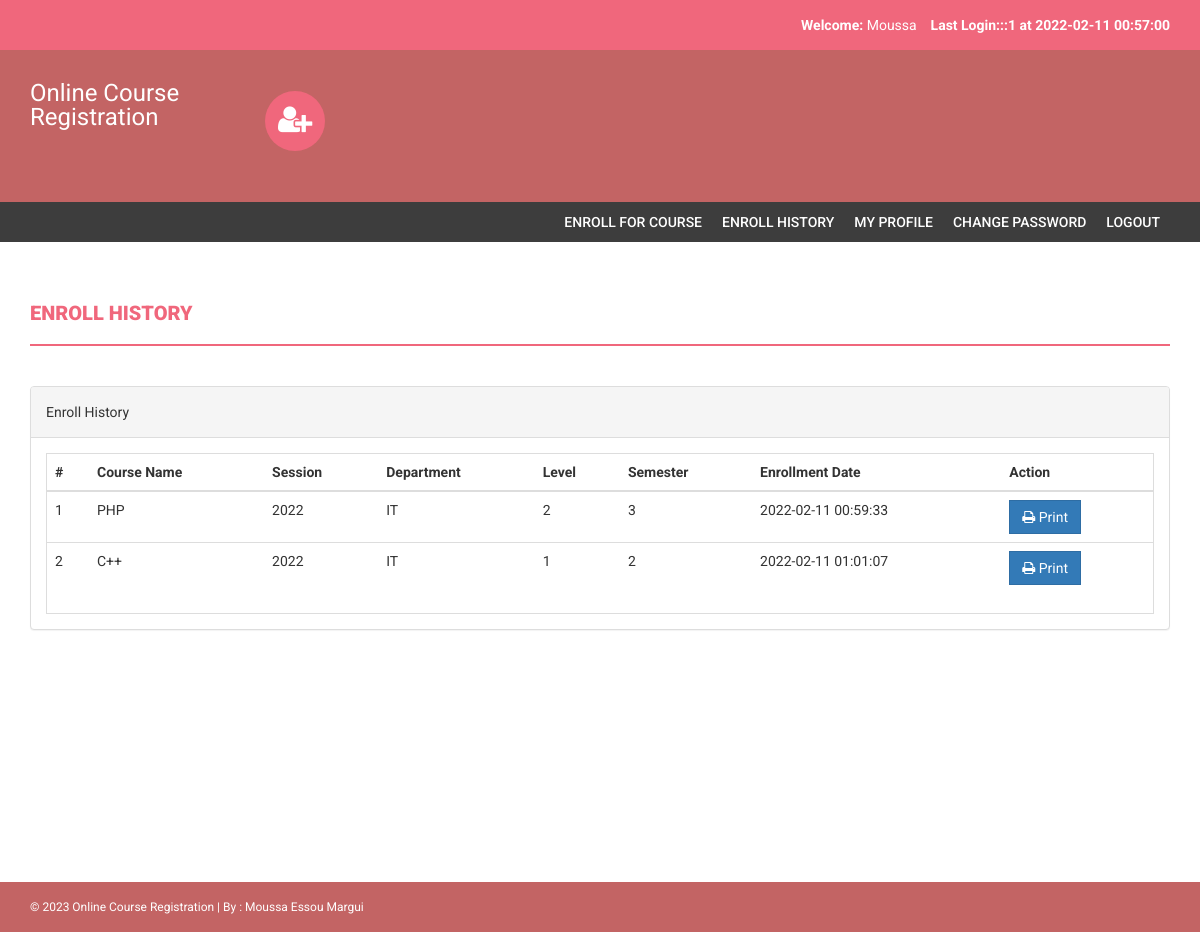
The page /enroll-history.php (signed in) on the database its author committed.
### tables this page shows
CREATE TABLE `courseenrolls` (
  `id` int(11) NOT NULL,
  `studentRegno` varchar(255) DEFAULT NULL,
  `pincode` varchar(255) DEFAULT NULL,
  `session` int(11) DEFAULT NULL,
  `department` int(11) DEFAULT NULL,
  `level` int(11) DEFAULT NULL,
  `semester` int(11) DEFAULT NULL,
  `course` int(11) DEFAULT NULL,
  `enrollDate` timestamp NULL DEFAULT current_timestamp()
);

CREATE TABLE `course` (
  `id` int(11) NOT NULL,
  `courseCode` varchar(255) DEFAULT NULL,
  `courseName` varchar(255) DEFAULT NULL,
  `courseUnit` varchar(255) DEFAULT NULL,
  `noofSeats` int(11) DEFAULT NULL,
  `creationDate` timestamp NULL DEFAULT current_timestamp(),
  `updationDate` varchar(255) DEFAULT NULL
);

CREATE TABLE `session` (
  `id` int(11) NOT NULL,
  `session` varchar(255) DEFAULT NULL,
  `creationDate` timestamp NULL DEFAULT current_timestamp()
);

CREATE TABLE `department` (
  `id` int(11) NOT NULL,
  `department` varchar(255) DEFAULT NULL,
  `creationDate` timestamp NULL DEFAULT current_timestamp()
);

CREATE TABLE `level` (
  `id` int(11) NOT NULL,
  `level` varchar(255) DEFAULT NULL,
  `creationDate` timestamp NULL DEFAULT current_timestamp()
);

CREATE TABLE `semester` (
  `id` int(11) NOT NULL,
  `semester` varchar(255) DEFAULT NULL,
  `creationDate` timestamp NULL DEFAULT current_timestamp(),
  `updationDate` varchar(255) DEFAULT NULL
);

### enroll-history.php (the view, shortened to what this page needs)
<?php
include('includes/config.php');
if(strlen($_SESSION['login'])==0)
{
header('location:index.php');
}else{
?>
<!DOCTYPE html>
<html xmlns="http://www.w3.org/1999/xhtml">
<head>
    <link href="assets/css/bootstrap.css" rel="stylesheet" />
    <link href="assets/css/font-awesome.css" rel="stylesheet" />
    <link href="assets/css/style.css" rel="stylesheet" />
</head>
<body>
<?php include('includes/header.php');?>
<?php if($_SESSION['login']!="")
{
 include('includes/menubar.php');
}
 ?>
    <div class="content-wrapper">
        <div class="container">
              <div class="row">
                    <div class="col-md-12">
                        <h1 class="page-head-line">Enroll History  </h1>
                    </div>
                </div>
                <div class="row" >
                <div class="col-md-12">
                    <div class="panel panel-default">
                        <div class="panel-heading">
                           Enroll History
                        </div>
                        <div class="panel-body">
                            <div class="table-responsive table-bordered">
                                <table class="table">
                                    <thead>
                                        <tr>
                                            <th>#</th>
                                            <th>Course Name </th>
                                            <th>Session </th>
                                            <th> Department</th>
                                             <th>Level</th>
                                                <th>Semester</th>
                                             <th>Enrollment Date</th>
                                             <th>Action</th>
                                        </tr>
                                    </thead>
                                    <tbody>
<?php
$sql=mysqli_query($con,"select courseenrolls.course as cid, course.courseName as courname,session.session as session,department.department as dept,level.level as level,courseenrolls.enrollDate as edate ,semester.semester as sem from courseenrolls join course on course.id=courseenrolls.course join session on session.id=courseenrolls.session join department on department.id=courseenrolls.department join level on level.id=courseenrolls.level  join semester on semester.id=courseenrolls.semester  where courseenrolls.studentRegno='".$_SESSION['login']."'");
$cnt=1;
while($row=mysqli_fetch_array($sql))
{
?>
                                        <tr>
                                            <td><?php echo $cnt;?></td>
                                            <td><?php echo htmlentities($row['courname']);?></td>
                                            <td><?php echo htmlentities($row['session']);?></td>
                                            <td><?php echo htmlentities($row['dept']);?></td>
                                            <td><?php echo htmlentities($row['level']);?></td>
                                            <td><?php echo htmlentities($row['sem']);?></td>
                                             <td><?php echo htmlentities($row['edate']);?></td>
                                            <td>
                                            <a href="print.php?id=<?php echo $row['cid']?>" target="_blank">
<button class="btn btn-primary"><i class="fa fa-print "></i> Print</button> </a>
                                            </td>
                                        </tr>
<?php
$cnt++;
} ?>
                                    </tbody>
                                </table>
                            </div>
                        </div>
                    </div>
                </div>
            </div>
        </div>
    </div>
  <?php include('includes/footer.php');?>
</body>
</html>
<?php } ?>

### includes/header.php (shortened to what this page needs)
<?php
include("includes/config.php");
?>
<?php if($_SESSION['login']!="")
{?>
<header>
        <div class="container">
            <div class="row">
                <div class="col-md-12">
                    <strong>Welcome: </strong><?php echo htmlentities($_SESSION['sname']);?>
                    <strong>Last Login:<?php
        $ret=mysqli_query($con,"SELECT  * from userlog where studentRegno='".$_SESSION['login']."' order by id desc limit 1,1");
                    $row=mysqli_fetch_array($ret);
                    echo $row['userip']; ?> at <?php echo $row['loginTime'];?></strong>
                </div>
            </div>
        </div>
    </header>
    <?php } ?>
    <div class="navbar navbar-inverse set-radius-zero">
        <div class="container">
            <div class="navbar-header">
                <a class="navbar-brand" href="#" style="color:#fff; font-size:24px;4px; line-height:24px; ">
                   Online Course Registration
                </a>
            </div>
            <div class="left-div">
                <i class="fa fa-user-plus login-icon" ></i>
        </div>
            </div>
        </div>

### includes/menubar.php
<section class="menu-section">
        <div class="container">
            <div class="row">
                <div class="col-md-12">
                    <div class="navbar-collapse collapse ">
                        <ul id="menu-top" class="nav navbar-nav navbar-right">
                             <li><a href="pincode-verification.php">Enroll for Course </a></li>
                             <li><a href="enroll-history.php">Enroll History  </a></li>
                              <li><a href="my-profile.php">My Profile</a></li>
                               <li><a href="change-password.php">Change Password</a></li>
                            <li><a href="logout.php">Logout</a></li>
                        </ul>
                    </div>
                </div>
            </div>
        </div>
    </section>

### includes/footer.php
<footer>
        <div class="container">
            <div class="row">
                <div class="col-md-12">
                    &copy; <?php echo date('Y');?> Online Course Registration | By : <a href="http://localhost/onlinecourse/" target="_blank">Moussa Essou Margui</a>
                </div>
            </div>
        </div>
    </footer>

### assets/css/style.css (style rules this page uses)
body { font-family: 'Roboto', sans-serif; line-height: 30px; }
.set-radius-zero { border-radius: 0px; -moz-border-radius: 0px; -webkit-border-radius: 0px; }
.content-wrapper { margin-top: 40px; min-height: 600px; padding-bottom: 60px; }
.page-head-line { font-weight: 900; padding-bottom: 20px; border-bottom: 2px solid #F0677C; text-transform: uppercase; color: #F0677C; font-size: 20px; margin-bottom: 40px; }
.btn { border-radius: 0px; -webkit-border-radius: 0px; -moz-border-radius: 0px; }
.login-icon { height: 60px; width: 60px; padding: 13px; border-radius: 50%; font-size: 30px; margin-bottom: 20px; color: #fff; text-align: center; cursor:pointer; background-color:#F0677C; -webkit-border-radius:50%; -moz-border-radius:50%; }
header { background-color: #F0677C; color: #fff; padding: 10px; text-align: right; }
.left-div { padding-left: 30px; margin-top: 40px; margin-bottom: 30px; }
.navbar-brand { width: 250px; padding-top: 30px; }
.menu-section { background-color: #3D3D3D; }
#menu-top a { color: #FFF; text-decoration: none; font-weight: 500; padding: 10px 10px 10px 10px; text-transform: uppercase; }
.navbar-inverse { background-color: #C36464; border-color: transparent; }
.navbar { margin-bottom: 0px; }
footer { padding: 10px; color: #fff; font-size: 12px; background-color: #C36464; }
footer a, footer a:hover { color: #fff; text-decoration: none; }

### rows shown on the page
courseenrolls: course.courseName "PHP", session.session "2022", department.department "IT", level.level "2", semester.semester "3", enrollDate "2022-02-11 00:59:33"
courseenrolls: course.courseName "C++", session.session "2022", department.department "IT", level.level "1", semester.semester "2", enrollDate "2022-02-11 01:01:07"

### other values the page prints
$_SESSION['sname'] "Moussa"
$row['userip'] "::1"
$row['loginTime'] "2022-02-11 00:57:00"
